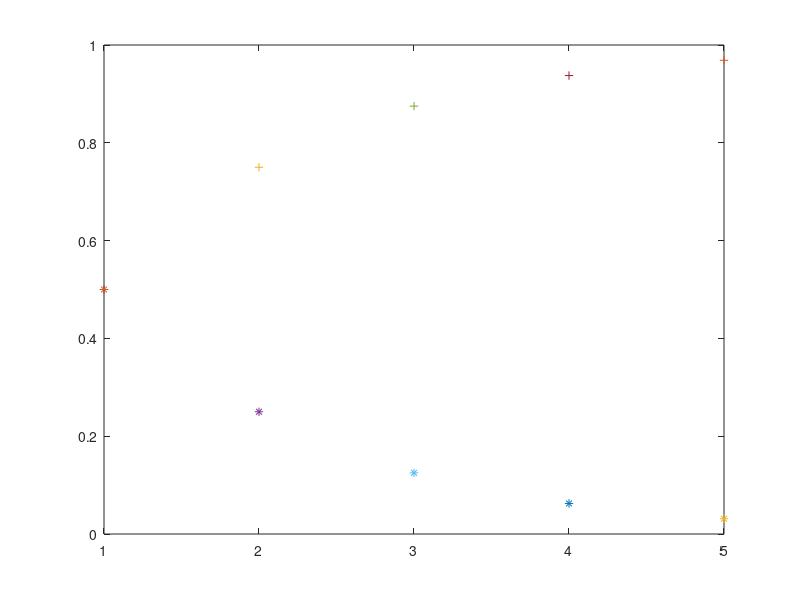

MATLAB code to generate this figure:
clc;

max_iterations = input("Introducir las maximas iteracions: ");


tot = 0;
for n = 1:1:max_iterations
  x(n) = (0.5)^n;
  tot = tot + x(n);
  plot(n, tot, "+"); hold on;
  plot(n, x(n), "*"); hold on;
endfor;

hold off;

disp(tot);